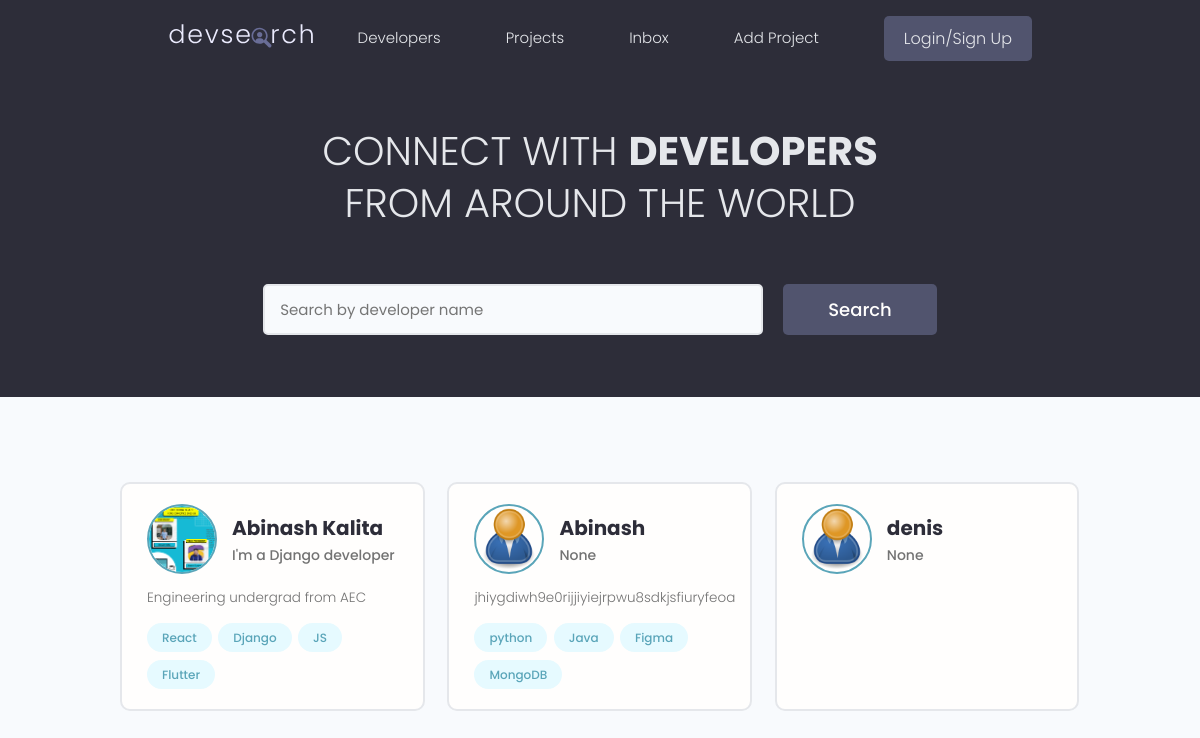
Before: / with the older database file.
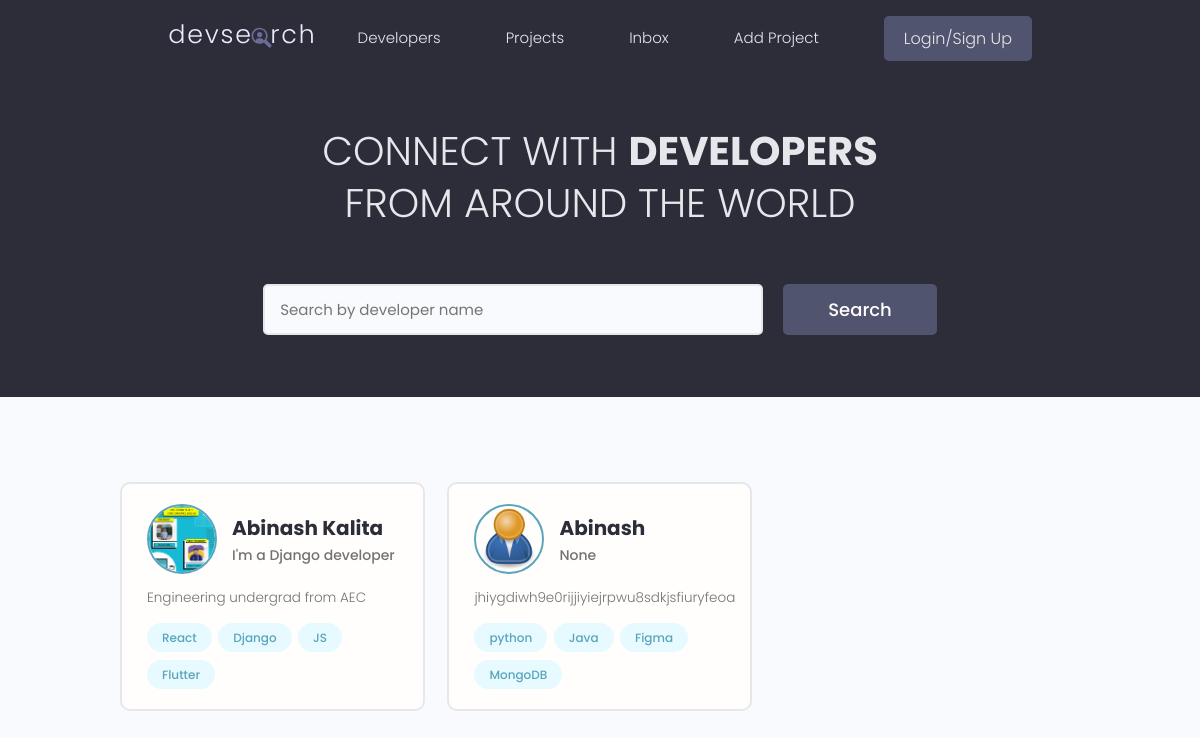
After: the same page with the newer database file.
### users/models.py (models this page shows, shortened)
class Profile(models.Model):
    user = models.OneToOneField(User, on_delete=models.CASCADE, null=True, blank=True)
    name = models.CharField(max_length=200, blank=True, null=True)
    email = models.EmailField(max_length=500, blank=True, null=True)
    username = models.CharField(max_length=200, blank=True, null=True)
    location = models.CharField(max_length=200, blank=True, null=True)
    short_intro = models.CharField(max_length=200, blank=True, null=True)
    bio = models.TextField(blank=True, null=True)
    profile_image = models.ImageField(null=True, blank=True, upload_to = 'profiles/', default="profiles/user-default.png")
    social_github = models.CharField(max_length=200, blank=True, null=True)
    social_twitter = models.CharField(max_length=200, blank=True, null=True)
    social_facebook = models.CharField(max_length=200, blank=True, null=True)
    social_linkedin = models.CharField(max_length=200, blank=True, null=True)
    social_website = models.CharField(max_length=200, blank=True, null=True)
    created = models.DateTimeField(auto_now_add=True)
    id = models.UUIDField(default=uuid.uuid4, unique=True,
                          primary_key=True, editable=False)

class Skill(models.Model):
    owner = models.ForeignKey(Profile, on_delete=models.CASCADE, null= True, blank=True)
    name = models.CharField(max_length=200, blank=True, null=True)
    description = models.TextField(null=True, blank=True)
    created = models.DateTimeField(auto_now_add=True)
    id = models.UUIDField(default=uuid.uuid4, unique=True,
                          primary_key=True, editable=False)
    def __str__(self):
        return str(self.name)

### users/views.py (the view)
# urls.py: path('', views.profiles, name="profiles"),
def profiles(request):
    profiles = Profile.objects.all()
    context = {'profiles': profiles}
    return render(request, 'users/profiles.html', context)

### users/templates/users/profiles.html (shortened to what this page needs)
{% extends 'base.html' %}
{% block content %}
<main class="home">
    <section class="hero-section text-center">
        <div class="container container--narrow">
            <div class="hero-section__box">
                <h2>CONNECT WITH <span>DEVELOPERS</span></h2>
                <h2>FROM AROUND THE WORLD</h2>
            </div>
            <div class="hero-section__search">
                <form class="form" action="#" method="get">
                    <div class="form__field">
                        <input class="input input--text" id="formInput#search" type="text" name="text"
                            placeholder="Search by developer name" />
                    </div>
                    <input class="btn btn--sub btn--lg" type="submit" value="Search" />
                </form>
            </div>
        </div>
    </section>
    <section class="devlist">
        <div class="container">
            <div class="grid grid--three">
                {% for profile in profiles %}
                <div class="column card">
                    <div class="dev">
                        <a href="{% url 'user-profile' profile.id %}" class="card__body">
                            <div class="dev__profile">
                                <img class="avatar avatar--md" src="{{ profile.profile_image.url}}"
                                    alt="image" />
                                <div class="dev__meta">
                                    <h3>{{ profile.name }}</h3>
                                    <h5>{{ profile.short_intro }}</h5>
                                </div>
                            </div>
                            <p class="dev__info">{{ profile.bio|slice:"20 0" }}</p>
                            <div class="dev__skills">
                                {% for skill in profile.skill_set.all|slice:"5" %}
                                <span class="tag tag--pill tag--main">
                                    <small>{{skill}}</small>
                                </span>
                                {% endfor %}
                            </div>
                        </a>
                    </div>
                </div>
                {% endfor %}
            </div>
        </div>
    </section>
</main>
{% endblock content %}

Changed rows visible on the page:
removed Profile: profile_image (placeholder picture), name "denis", short_intro "None"
